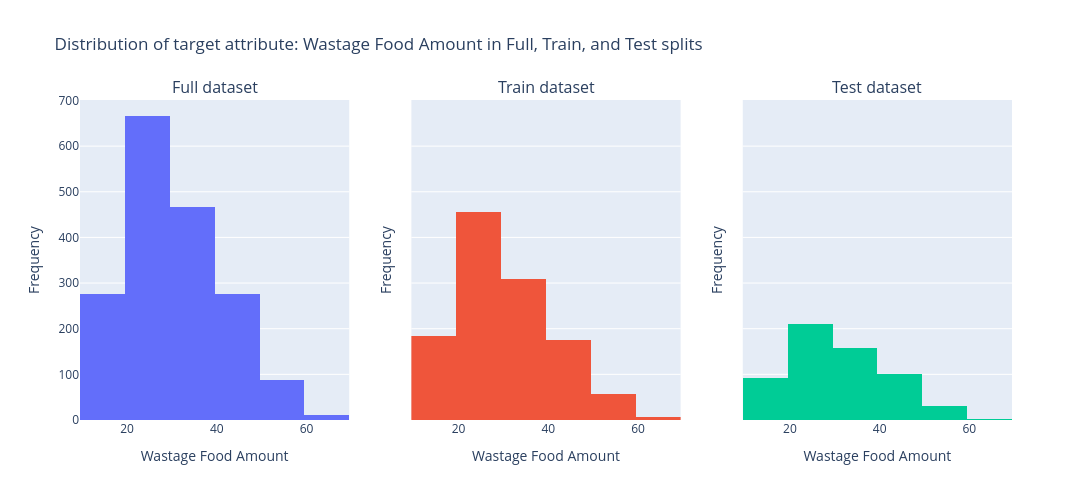
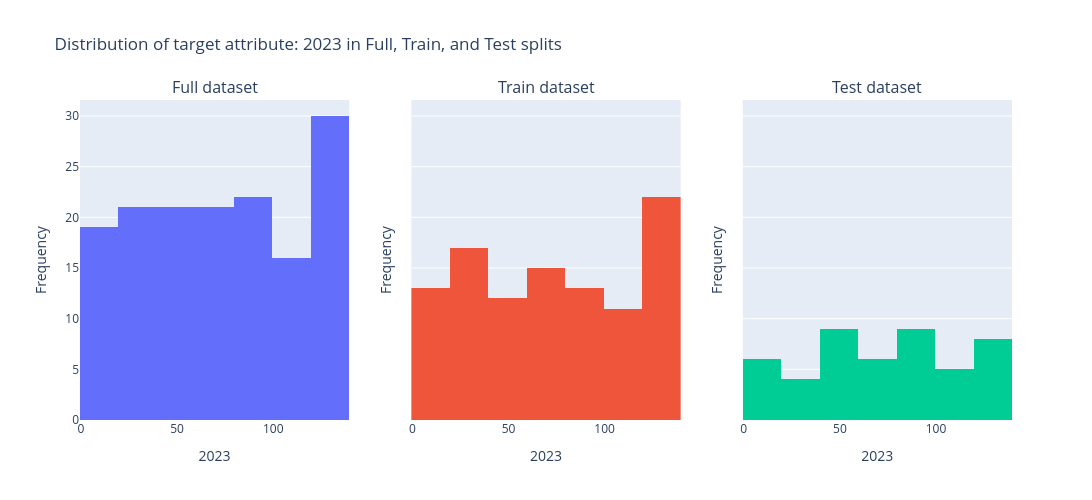
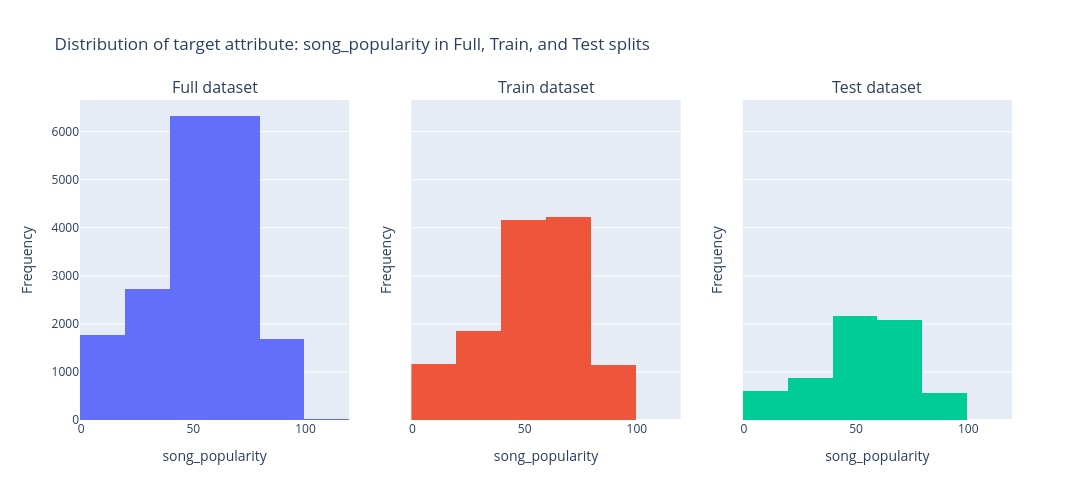

The notebook cell these images were saved under, in order:
### Markdown cell above
# Processing Datasets

### Code cell
warnings.filterwarnings('ignore', category=FutureWarning)

food_waste_df_train, food_waste_df_test = pre_food_wastage.preprocessing_food_wastage()
college_rank_df_train, college_rank_df_test = pre_college_ranking.preprocessing_college_ranking()
popular_songs_features_train, popular_songs_features_test = pre_ppl_songs.preprocessing_popular_songs()

### Figure 1 — Plotly figure (JSON) as saved in the notebook; plotly's stock layout.template omitted (floating-point values rounded to 4 significant figures; data arrays with more than 128 entries replaced by an {"elided": "..."} marker saying what was removed)
{"data": [{"marker": {"color": "#636EFA"}, "name": "Full", "nbinsx": 10, "type": "histogram", "x": {"elided": "1782 int values"}, "xaxis": "x", "yaxis": "y"}, {"marker": {"color": "#EF553B"}, "name": "Train", "nbinsx": 10, "type": "histogram", "x": {"elided": "1188 int values"}, "xaxis": "x2", "yaxis": "y2"}, {"marker": {"color": "#00CC96"}, "name": "Test", "nbinsx": 10, "type": "histogram", "x": {"elided": "594 int values"}, "xaxis": "x3", "yaxis": "y3"}], "layout": {"annotations": [{"font": {"size": 16}, "showarrow": false, "text": "Full dataset", "x": 0.1444, "xanchor": "center", "xref": "paper", "y": 1, "yanchor": "bottom", "yref": "paper"}, {"font": {"size": 16}, "showarrow": false, "text": "Train dataset", "x": 0.5, "xanchor": "center", "xref": "paper", "y": 1, "yanchor": "bottom", "yref": "paper"}, {"font": {"size": 16}, "showarrow": false, "text": "Test dataset", "x": 0.8556, "xanchor": "center", "xref": "paper", "y": 1, "yanchor": "bottom", "yref": "paper"}], "height": 500, "showlegend": false, "title": {"text": "Distribution of target attribute: Wastage Food Amount in Full, Train, and Test splits"}, "width": 1200, "xaxis": {"anchor": "y", "domain": [0, 0.2889], "title": {"text": "Wastage Food Amount"}}, "xaxis2": {"anchor": "y2", "domain": [0.3556, 0.6444], "title": {"text": "Wastage Food Amount"}}, "xaxis3": {"anchor": "y3", "domain": [0.7111, 1], "title": {"text": "Wastage Food Amount"}}, "yaxis": {"anchor": "x", "domain": [0, 1], "title": {"text": "Frequency"}}, "yaxis2": {"anchor": "x2", "domain": [0, 1], "matches": "y", "showticklabels": false, "title": {"text": "Frequency"}}, "yaxis3": {"anchor": "x3", "domain": [0, 1], "matches": "y", "showticklabels": false, "title": {"text": "Frequency"}}}}

### Figure 2 — Plotly figure (JSON) as saved in the notebook; plotly's stock layout.template omitted (floating-point values rounded to 4 significant figures; data arrays with more than 128 entries replaced by an {"elided": "..."} marker saying what was removed)
{"data": [{"marker": {"color": "#636EFA"}, "name": "Full", "nbinsx": 10, "type": "histogram", "x": {"elided": "167 float values"}, "xaxis": "x", "yaxis": "y"}, {"marker": {"color": "#EF553B"}, "name": "Train", "nbinsx": 10, "type": "histogram", "x": [97.0, 105.0, 77.0, 55.0, 97.0, 29.0, 105.0, 83.0, 105.0, 105.0, 20.0, 41.0, 15.0, 67.0, 25.0, 32.0, 127.0, 51.0, NaN, 17.0, 77.0, 18.0, 13.0, 10.0, 127.0, 72.0, 137.0, 55.0, 55.0, 137.0, 29.0, 137.0, 121.0, 137.0, NaN, 3.0, 97.0, 127.0, 67.0, 127.0, 44.0, 25.0, 137.0, 83.0, 97.0, 89.0, 36.0, 115.0, 22.0, 115.0, 127.0, 89.0, 12.0, 67.0, 97.0, 7.0, 25.0, 137.0, 137.0, 38.0, 41.0, 3.0, 137.0, 32.0, 62.0, 105.0, 67.0, 10.0, NaN, 115.0, 1.0, 121.0, NaN, 62.0, 44.0, 89.0, 29.0, 41.0, 115.0, 25.0, 22.0, 121.0, 77.0, 77.0, 83.0, 38.0, 89.0, 83.0, 105.0, NaN, 137.0, 44.0, 127.0, 62.0, 72.0, 34.0, 115.0, 121.0, 127.0, 62.0, NaN, 137.0, NaN, 51.0, 6.0, 121.0, 3.0, NaN, 49.0, 36.0, 77.0], "xaxis": "x2", "yaxis": "y2"}, {"marker": {"color": "#00CC96"}, "name": "Test", "nbinsx": 10, "type": "histogram", "x": [2.0, 7.0, 9.0, 13.0, 15.0, 18.0, 20.0, 22.0, 34.0, 38.0, 44.0, 44.0, 49.0, 51.0, 51.0, 55.0, 55.0, 55.0, 55.0, 62.0, 67.0, 72.0, 72.0, 72.0, 77.0, 83.0, 83.0, 89.0, 89.0, 89.0, 89.0, 97.0, 97.0, 97.0, 105.0, 105.0, 105.0, 105.0, 115.0, 121.0, 127.0, 127.0, 127.0, 137.0, 137.0, 137.0, 137.0, NaN, NaN, NaN, NaN, NaN, NaN, NaN, NaN, NaN], "xaxis": "x3", "yaxis": "y3"}], "layout": {"annotations": [{"font": {"size": 16}, "showarrow": false, "text": "Full dataset", "x": 0.1444, "xanchor": "center", "xref": "paper", "y": 1, "yanchor": "bottom", "yref": "paper"}, {"font": {"size": 16}, "showarrow": false, "text": "Train dataset", "x": 0.5, "xanchor": "center", "xref": "paper", "y": 1, "yanchor": "bottom", "yref": "paper"}, {"font": {"size": 16}, "showarrow": false, "text": "Test dataset", "x": 0.8556, "xanchor": "center", "xref": "paper", "y": 1, "yanchor": "bottom", "yref": "paper"}], "height": 500, "showlegend": false, "title": {"text": "Distribution of target attribute: 2023 in Full, Train, and Test splits"}, "width": 1200, "xaxis": {"anchor": "y", "domain": [0, 0.2889], "title": {"text": "2023"}}, "xaxis2": {"anchor": "y2", "domain": [0.3556, 0.6444], "title": {"text": "2023"}}, "xaxis3": {"anchor": "y3", "domain": [0.7111, 1], "title": {"text": "2023"}}, "yaxis": {"anchor": "x", "domain": [0, 1], "title": {"text": "Frequency"}}, "yaxis2": {"anchor": "x2", "domain": [0, 1], "matches": "y", "showticklabels": false, "title": {"text": "Frequency"}}, "yaxis3": {"anchor": "x3", "domain": [0, 1], "matches": "y", "showticklabels": false, "title": {"text": "Frequency"}}}}

### Figure 3 — Plotly figure (JSON) as saved in the notebook; plotly's stock layout.template omitted (floating-point values rounded to 4 significant figures; data arrays with more than 128 entries replaced by an {"elided": "..."} marker saying what was removed)
{"data": [{"marker": {"color": "#636EFA"}, "name": "Full", "nbinsx": 10, "type": "histogram", "x": {"elided": "18835 int values"}, "xaxis": "x", "yaxis": "y"}, {"marker": {"color": "#EF553B"}, "name": "Train", "nbinsx": 10, "type": "histogram", "x": {"elided": "12557 int values"}, "xaxis": "x2", "yaxis": "y2"}, {"marker": {"color": "#00CC96"}, "name": "Test", "nbinsx": 10, "type": "histogram", "x": {"elided": "6278 int values"}, "xaxis": "x3", "yaxis": "y3"}], "layout": {"annotations": [{"font": {"size": 16}, "showarrow": false, "text": "Full dataset", "x": 0.1444, "xanchor": "center", "xref": "paper", "y": 1, "yanchor": "bottom", "yref": "paper"}, {"font": {"size": 16}, "showarrow": false, "text": "Train dataset", "x": 0.5, "xanchor": "center", "xref": "paper", "y": 1, "yanchor": "bottom", "yref": "paper"}, {"font": {"size": 16}, "showarrow": false, "text": "Test dataset", "x": 0.8556, "xanchor": "center", "xref": "paper", "y": 1, "yanchor": "bottom", "yref": "paper"}], "height": 500, "showlegend": false, "title": {"text": "Distribution of target attribute: song_popularity in Full, Train, and Test splits"}, "width": 1200, "xaxis": {"anchor": "y", "domain": [0, 0.2889], "title": {"text": "song_popularity"}}, "xaxis2": {"anchor": "y2", "domain": [0.3556, 0.6444], "title": {"text": "song_popularity"}}, "xaxis3": {"anchor": "y3", "domain": [0.7111, 1], "title": {"text": "song_popularity"}}, "yaxis": {"anchor": "x", "domain": [0, 1], "title": {"text": "Frequency"}}, "yaxis2": {"anchor": "x2", "domain": [0, 1], "matches": "y", "showticklabels": false, "title": {"text": "Frequency"}}, "yaxis3": {"anchor": "x3", "domain": [0, 1], "matches": "y", "showticklabels": false, "title": {"text": "Frequency"}}}}
